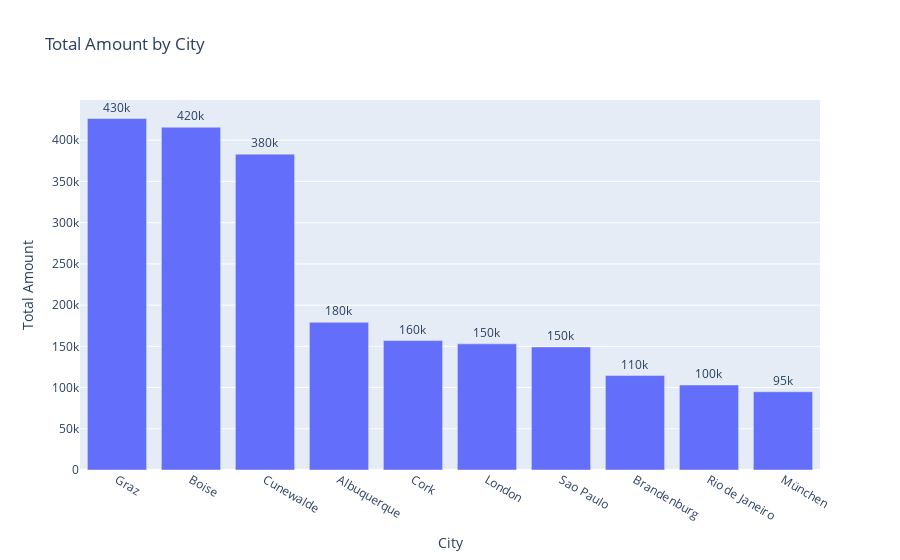
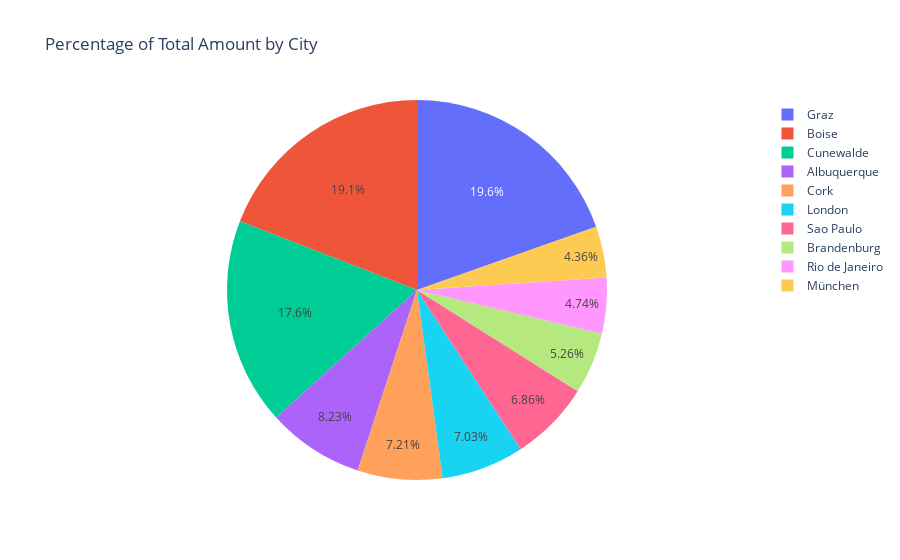

The code cell stored with these charts, in order, in its notebook:
### Code cell
plots('City', top10=True)

### Figure 1 — Plotly figure (JSON) as saved in the notebook; plotly's stock layout.template omitted (floating-point values rounded to 4 significant figures)
{"data": [{"hovertemplate": "City=%{x}<br>Total Amount=%{text}<extra></extra>", "legendgroup": "", "marker": {"color": "#636efa", "pattern": {"shape": ""}}, "name": "", "orientation": "v", "showlegend": false, "text": [426300.0, 415800.0, 383100.0, 179100.0, 156900.0, 153000.0, 149200.0, 114600.0, 103100.0, 94920.0], "textposition": "outside", "texttemplate": "%{text:.2s}", "type": "bar", "x": ["Graz", "Boise", "Cunewalde", "Albuquerque", "Cork", "London", "Sao Paulo", "Brandenburg", "Rio de Janeiro", "München"], "xaxis": "x", "y": [426300.0, 415800.0, 383100.0, 179100.0, 156900.0, 153000.0, 149200.0, 114600.0, 103100.0, 94920.0], "yaxis": "y"}], "layout": {"barmode": "relative", "legend": {"tracegroupgap": 0}, "title": {"text": "Total Amount by City"}, "xaxis": {"anchor": "y", "domain": [0, 1], "title": {"text": "City"}}, "yaxis": {"anchor": "x", "domain": [0, 1], "title": {"text": "Total Amount"}}}}

### Figure 2 — Plotly figure (JSON) as saved in the notebook; plotly's stock layout.template omitted (floating-point values rounded to 4 significant figures)
{"data": [{"domain": {"x": [0, 1], "y": [0, 1]}, "hovertemplate": "City=%{label}<br>Total Amount=%{value}<extra></extra>", "labels": ["Graz", "Boise", "Cunewalde", "Albuquerque", "Cork", "London", "Sao Paulo", "Brandenburg", "Rio de Janeiro", "München"], "legendgroup": "", "name": "", "showlegend": true, "type": "pie", "values": [426300.0, 415800.0, 383100.0, 179100.0, 156900.0, 153000.0, 149200.0, 114600.0, 103100.0, 94920.0]}], "layout": {"legend": {"tracegroupgap": 0}, "title": {"text": "Percentage of Total Amount by City"}}}
